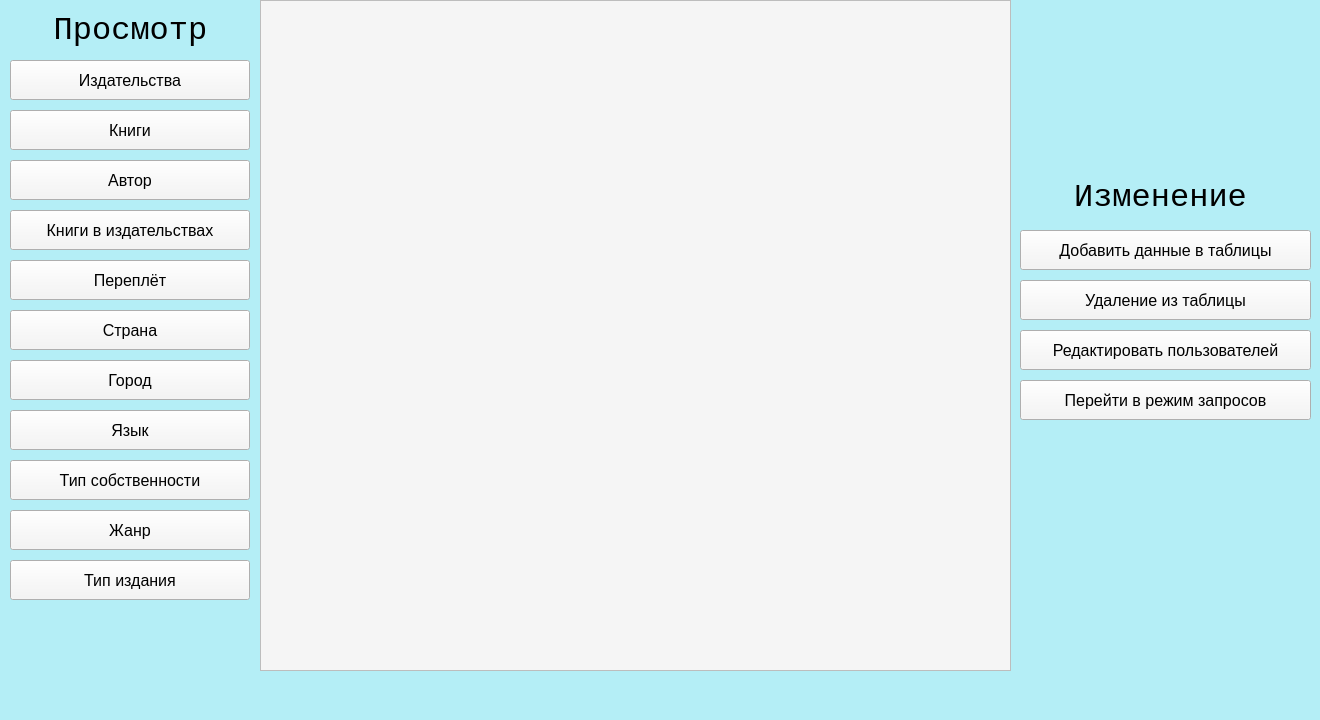
<?xml version="1.0" encoding="UTF-8"?>
<ui version="4.0">
 <class>MainWindow</class>
 <widget class="QMainWindow" name="MainWindow">
  <property name="geometry">
   <rect>
    <x>0</x>
    <y>0</y>
    <width>1320</width>
    <height>720</height>
   </rect>
  </property>
  <property name="windowTitle">
   <string>MainWindow</string>
  </property>
  <property name="styleSheet">
   <string notr="true">background-color: rgb(180, 238, 246)</string>
  </property>
  <widget class="QWidget" name="centralwidget">
   <widget class="QPushButton" name="publish">
    <property name="geometry">
     <rect>
      <x>10</x>
      <y>60</y>
      <width>240</width>
      <height>40</height>
     </rect>
    </property>
    <property name="font">
     <font>
      <pointsize>-1</pointsize>
      <weight>50</weight>
      <italic>false</italic>
      <bold>false</bold>
     </font>
    </property>
    <property name="styleSheet">
     <string notr="true">font-size: 16px;
font: &quot;Yu Gothic UI Semibold&quot;;
background-color: rgb(245, 245, 245)</string>
    </property>
    <property name="text">
     <string>Издательства</string>
    </property>
   </widget>
   <widget class="QTableWidget" name="tableWidget">
    <property name="geometry">
     <rect>
      <x>260</x>
      <y>0</y>
      <width>751</width>
      <height>671</height>
     </rect>
    </property>
    <property name="styleSheet">
     <string notr="true">font-size: 16px;
font: &quot;Yu Gothic UI Semibold&quot;;
background-color: rgb(245, 245, 245)</string>
    </property>
   </widget>
   <widget class="QLabel" name="label_3">
    <property name="geometry">
     <rect>
      <x>10</x>
      <y>10</y>
      <width>241</width>
      <height>41</height>
     </rect>
    </property>
    <property name="font">
     <font>
      <family>Lucida Console</family>
      <pointsize>-1</pointsize>
      <weight>50</weight>
      <italic>false</italic>
      <bold>false</bold>
     </font>
    </property>
    <property name="styleSheet">
     <string notr="true">color: rgb(0, 0, 0);
font-size: 32px;
font: &quot;Arial Black&quot;;</string>
    </property>
    <property name="text">
     <string>Просмотр</string>
    </property>
    <property name="alignment">
     <set>Qt::AlignCenter</set>
    </property>
   </widget>
   <widget class="QPushButton" name="lang">
    <property name="geometry">
     <rect>
      <x>10</x>
      <y>410</y>
      <width>240</width>
      <height>40</height>
     </rect>
    </property>
    <property name="font">
     <font>
      <pointsize>-1</pointsize>
      <weight>50</weight>
      <italic>false</italic>
      <bold>false</bold>
     </font>
    </property>
    <property name="styleSheet">
     <string notr="true">font-size: 16px;
font: &quot;Yu Gothic UI Semibold&quot;;
background-color: rgb(245, 245, 245)</string>
    </property>
    <property name="text">
     <string>Язык</string>
    </property>
   </widget>
   <widget class="QPushButton" name="city">
    <property name="geometry">
     <rect>
      <x>10</x>
      <y>360</y>
      <width>240</width>
      <height>40</height>
     </rect>
    </property>
    <property name="font">
     <font>
      <pointsize>-1</pointsize>
      <weight>50</weight>
      <italic>false</italic>
      <bold>false</bold>
     </font>
    </property>
    <property name="styleSheet">
     <string notr="true">font-size: 16px;
font: &quot;Yu Gothic UI Semibold&quot;;
background-color: rgb(245, 245, 245)</string>
    </property>
    <property name="text">
     <string>Город</string>
    </property>
   </widget>
   <widget class="QPushButton" name="book">
    <property name="geometry">
     <rect>
      <x>10</x>
      <y>110</y>
      <width>240</width>
      <height>40</height>
     </rect>
    </property>
    <property name="font">
     <font>
      <pointsize>-1</pointsize>
      <weight>50</weight>
      <italic>false</italic>
      <bold>false</bold>
     </font>
    </property>
    <property name="styleSheet">
     <string notr="true">font-size: 16px;
font: &quot;Yu Gothic UI Semibold&quot;;
background-color: rgb(245, 245, 245)</string>
    </property>
    <property name="text">
     <string>Книги</string>
    </property>
   </widget>
   <widget class="QPushButton" name="country">
    <property name="geometry">
     <rect>
      <x>10</x>
      <y>310</y>
      <width>240</width>
      <height>40</height>
     </rect>
    </property>
    <property name="font">
     <font>
      <pointsize>-1</pointsize>
      <weight>50</weight>
      <italic>false</italic>
      <bold>false</bold>
     </font>
    </property>
    <property name="styleSheet">
     <string notr="true">font-size: 16px;
font: &quot;Yu Gothic UI Semibold&quot;;
background-color: rgb(245, 245, 245)</string>
    </property>
    <property name="text">
     <string>Страна</string>
    </property>
   </widget>
   <widget class="QPushButton" name="book_in_pub">
    <property name="geometry">
     <rect>
      <x>10</x>
      <y>210</y>
      <width>240</width>
      <height>40</height>
     </rect>
    </property>
    <property name="font">
     <font>
      <pointsize>-1</pointsize>
      <weight>50</weight>
      <italic>false</italic>
      <bold>false</bold>
     </font>
    </property>
    <property name="styleSheet">
     <string notr="true">font-size: 16px;
font: &quot;Yu Gothic UI Semibold&quot;;
background-color: rgb(245, 245, 245)</string>
    </property>
    <property name="text">
     <string>Книги в издательствах</string>
    </property>
   </widget>
   <widget class="QPushButton" name="binding">
    <property name="geometry">
     <rect>
      <x>10</x>
      <y>260</y>
      <width>240</width>
      <height>40</height>
     </rect>
    </property>
    <property name="font">
     <font>
      <pointsize>-1</pointsize>
      <weight>50</weight>
      <italic>false</italic>
      <bold>false</bold>
     </font>
    </property>
    <property name="styleSheet">
     <string notr="true">font-size: 16px;
font: &quot;Yu Gothic UI Semibold&quot;;
background-color: rgb(245, 245, 245)</string>
    </property>
    <property name="text">
     <string>Переплёт</string>
    </property>
   </widget>
   <widget class="QLabel" name="label_2">
    <property name="geometry">
     <rect>
      <x>1040</x>
      <y>177</y>
      <width>241</width>
      <height>41</height>
     </rect>
    </property>
    <property name="font">
     <font>
      <family>Lucida Console</family>
      <pointsize>-1</pointsize>
      <weight>50</weight>
      <italic>false</italic>
      <bold>false</bold>
     </font>
    </property>
    <property name="styleSheet">
     <string notr="true">color: rgb(0, 0, 0);
font-size: 32px;
font: &quot;Arial Black&quot;;</string>
    </property>
    <property name="text">
     <string>Изменение</string>
    </property>
    <property name="alignment">
     <set>Qt::AlignCenter</set>
    </property>
   </widget>
   <widget class="QPushButton" name="Queries_button">
    <property name="geometry">
     <rect>
      <x>1020</x>
      <y>380</y>
      <width>291</width>
      <height>40</height>
     </rect>
    </property>
    <property name="font">
     <font>
      <pointsize>-1</pointsize>
      <weight>50</weight>
      <italic>false</italic>
      <bold>false</bold>
     </font>
    </property>
    <property name="styleSheet">
     <string notr="true">font-size: 16px;
font: &quot;Yu Gothic UI Semibold&quot;;
background-color: rgb(245, 245, 245)</string>
    </property>
    <property name="text">
     <string>Перейти в режим запросов</string>
    </property>
   </widget>
   <widget class="QPushButton" name="Workers_button">
    <property name="geometry">
     <rect>
      <x>1020</x>
      <y>330</y>
      <width>291</width>
      <height>40</height>
     </rect>
    </property>
    <property name="font">
     <font>
      <pointsize>-1</pointsize>
      <weight>50</weight>
      <italic>false</italic>
      <bold>false</bold>
     </font>
    </property>
    <property name="styleSheet">
     <string notr="true">font-size: 16px;
font: &quot;Yu Gothic UI Semibold&quot;;
background-color: rgb(245, 245, 245)</string>
    </property>
    <property name="text">
     <string>Редактировать пользователей</string>
    </property>
   </widget>
   <widget class="QPushButton" name="Change_button">
    <property name="geometry">
     <rect>
      <x>1020</x>
      <y>230</y>
      <width>291</width>
      <height>40</height>
     </rect>
    </property>
    <property name="font">
     <font>
      <pointsize>-1</pointsize>
      <weight>50</weight>
      <italic>false</italic>
      <bold>false</bold>
     </font>
    </property>
    <property name="styleSheet">
     <string notr="true">font-size: 16px;
font: &quot;Yu Gothic UI Semibold&quot;;
background-color: rgb(245, 245, 245)</string>
    </property>
    <property name="text">
     <string>Добавить данные в таблицы</string>
    </property>
   </widget>
   <widget class="QPushButton" name="Delete_button">
    <property name="geometry">
     <rect>
      <x>1020</x>
      <y>280</y>
      <width>291</width>
      <height>40</height>
     </rect>
    </property>
    <property name="font">
     <font>
      <pointsize>-1</pointsize>
      <weight>50</weight>
      <italic>false</italic>
      <bold>false</bold>
     </font>
    </property>
    <property name="styleSheet">
     <string notr="true">font-size: 16px;
font: &quot;Yu Gothic UI Semibold&quot;;
background-color: rgb(245, 245, 245)</string>
    </property>
    <property name="text">
     <string>Удаление из таблицы</string>
    </property>
   </widget>
   <widget class="QPushButton" name="author">
    <property name="geometry">
     <rect>
      <x>10</x>
      <y>160</y>
      <width>240</width>
      <height>40</height>
     </rect>
    </property>
    <property name="font">
     <font>
      <pointsize>-1</pointsize>
      <weight>50</weight>
      <italic>false</italic>
      <bold>false</bold>
     </font>
    </property>
    <property name="styleSheet">
     <string notr="true">font-size: 16px;
font: &quot;Yu Gothic UI Semibold&quot;;
background-color: rgb(245, 245, 245)</string>
    </property>
    <property name="text">
     <string>Автор</string>
    </property>
   </widget>
   <widget class="QPushButton" name="prop">
    <property name="geometry">
     <rect>
      <x>10</x>
      <y>460</y>
      <width>240</width>
      <height>40</height>
     </rect>
    </property>
    <property name="font">
     <font>
      <pointsize>-1</pointsize>
      <weight>50</weight>
      <italic>false</italic>
      <bold>false</bold>
     </font>
    </property>
    <property name="styleSheet">
     <string notr="true">font-size: 16px;
font: &quot;Yu Gothic UI Semibold&quot;;
background-color: rgb(245, 245, 245)</string>
    </property>
    <property name="text">
     <string>Тип собственности</string>
    </property>
   </widget>
   <widget class="QPushButton" name="genre">
    <property name="geometry">
     <rect>
      <x>10</x>
      <y>510</y>
      <width>240</width>
      <height>40</height>
     </rect>
    </property>
    <property name="font">
     <font>
      <pointsize>-1</pointsize>
      <weight>50</weight>
      <italic>false</italic>
      <bold>false</bold>
     </font>
    </property>
    <property name="styleSheet">
     <string notr="true">font-size: 16px;
font: &quot;Yu Gothic UI Semibold&quot;;
background-color: rgb(245, 245, 245)</string>
    </property>
    <property name="text">
     <string>Жанр</string>
    </property>
   </widget>
   <widget class="QPushButton" name="client_type_4">
    <property name="geometry">
     <rect>
      <x>10</x>
      <y>560</y>
      <width>240</width>
      <height>40</height>
     </rect>
    </property>
    <property name="font">
     <font>
      <pointsize>-1</pointsize>
      <weight>50</weight>
      <italic>false</italic>
      <bold>false</bold>
     </font>
    </property>
    <property name="styleSheet">
     <string notr="true">font-size: 16px;
font: &quot;Yu Gothic UI Semibold&quot;;
background-color: rgb(245, 245, 245)</string>
    </property>
    <property name="text">
     <string>Тип издания</string>
    </property>
   </widget>
  </widget>
  <widget class="QMenuBar" name="menubar">
   <property name="geometry">
    <rect>
     <x>0</x>
     <y>0</y>
     <width>1320</width>
     <height>21</height>
    </rect>
   </property>
  </widget>
  <widget class="QStatusBar" name="statusbar"/>
 </widget>
 <resources/>
 <connections/>
</ui>
